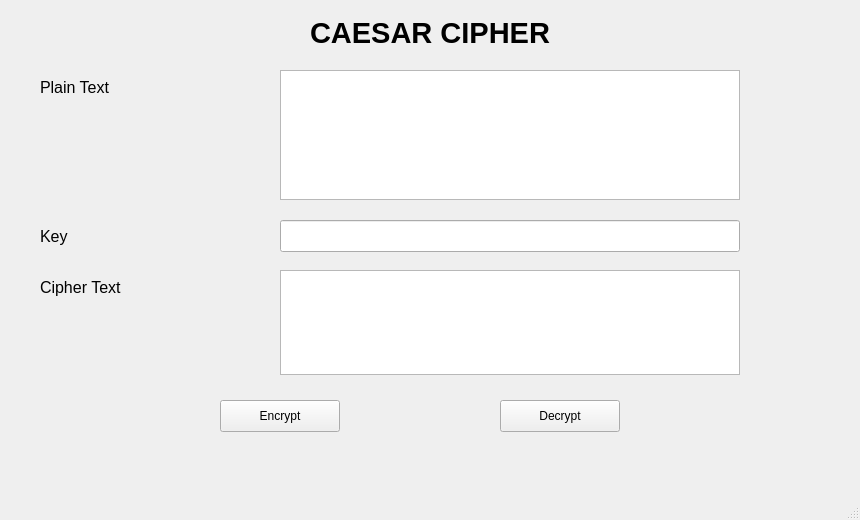
<?xml version="1.0" encoding="UTF-8"?>
<ui version="4.0">
 <class>MainWindow</class>
 <widget class="QMainWindow" name="MainWindow">
  <property name="geometry">
   <rect>
    <x>0</x>
    <y>0</y>
    <width>860</width>
    <height>520</height>
   </rect>
  </property>
  <property name="minimumSize">
   <size>
    <width>860</width>
    <height>520</height>
   </size>
  </property>
  <property name="windowTitle">
   <string>Caesar Cipher</string>
  </property>
  <widget class="QWidget" name="centralwidget">
   <widget class="QLabel" name="Titlename">
    <property name="geometry">
     <rect>
     <x>0</x>
      <y>10</y>
      <width>860</width>
      <height>45</height>
     </rect>
    </property>
    <property name="font">
     <font>
      <pointsize>22</pointsize>
      <bold>true</bold>
     </font>
    </property>
    <property name="text">
     <string>CAESAR CIPHER</string>
    </property>
    <property name="alignment">
     <set>Qt::AlignCenter</set>
    </property>
   </widget>
   <widget class="QPushButton" name="btn_en">
    <property name="geometry">
     <rect>
      <x>220</x>
      <y>400</y>
      <width>120</width>
      <height>32</height>
     </rect>
    </property>
    <property name="text">
     <string>Encrypt</string>
    </property>
   </widget>
   <widget class="QTextEdit" name="txt_banro">
    <property name="geometry">
     <rect>
      <x>280</x>
      <y>70</y>
      <width>460</width>
      <height>130</height>
     </rect>
    </property>
   </widget>
   <widget class="QLabel" name="label">
    <property name="geometry">
     <rect>
      <x>40</x>
      <y>75</y>
      <width>220</width>
      <height>25</height>
     </rect>
    </property>
    <property name="font">
     <font>
      <pointsize>12</pointsize>
     </font>
    </property>
    <property name="text">
     <string>Plain Text</string>
    </property>
   </widget>
   <widget class="QLineEdit" name="txt_key">
    <property name="geometry">
     <rect>
      <x>280</x>
      <y>220</y>
      <width>460</width>
      <height>32</height>
     </rect>
    </property>
    <property name="font">
     <font>
      <pointsize>10</pointsize>
     </font>
    </property>
   </widget>
   <widget class="QLabel" name="label_2">
    <property name="geometry">
     <rect>
      <x>40</x>
      <y>224</y>
      <width>220</width>
      <height>25</height>
     </rect>
    </property>
    <property name="font">
     <font>
      <pointsize>12</pointsize>
     </font>
    </property>
    <property name="text">
     <string>Key</string>
    </property>
   </widget>
   <widget class="QLabel" name="label_3">
    <property name="geometry">
     <rect>
      <x>40</x>
      <y>275</y>
      <width>220</width>
      <height>25</height>
     </rect>
    </property>
    <property name="font">
     <font>
      <pointsize>12</pointsize>
     </font>
    </property>
    <property name="text">
     <string>Cipher Text</string>
    </property>
   </widget>
   <widget class="QTextEdit" name="txt_banma">
    <property name="geometry">
     <rect>
      <x>280</x>
      <y>270</y>
      <width>460</width>
      <height>105</height>
     </rect>
    </property>
   </widget>
   <widget class="QPushButton" name="btn_de">
    <property name="geometry">
     <rect>
      <x>500</x>
      <y>400</y>
      <width>120</width>
      <height>32</height>
     </rect>
    </property>
    <property name="text">
     <string>Decrypt</string>
    </property>
   </widget>
  </widget>
  <widget class="QMenuBar" name="menubar">
   <property name="geometry">
    <rect>
     <x>0</x>
     <y>0</y>
     <width>860</width>
     <height>20</height>
    </rect>
   </property>
  </widget>
  <widget class="QStatusBar" name="statusbar"/>
 </widget>
 <resources/>
 <connections/>
</ui>
